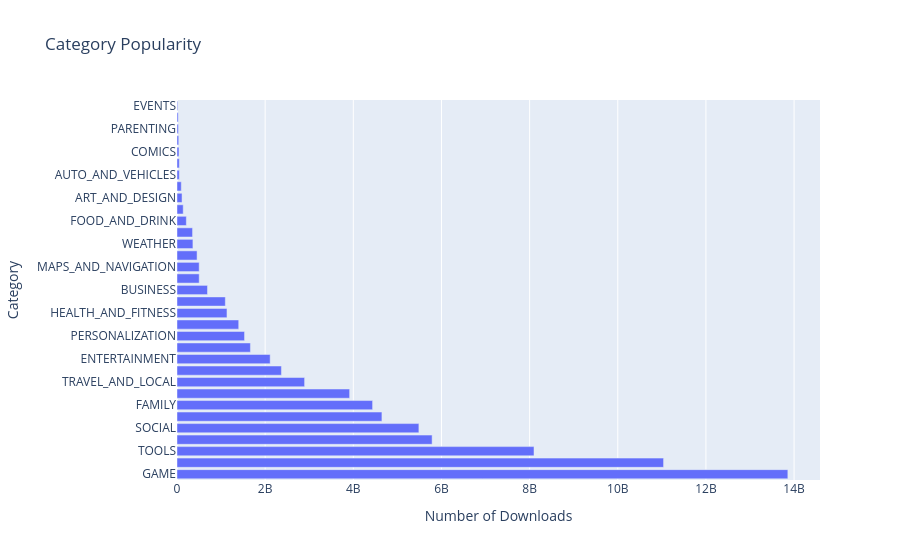

Notebook source saved alongside this figure:
### Code cell
# Horizontal bar chart with custom title and axis labels
h_bar = px.bar(
    x=category_installs['Installs'],
    y=category_installs.index,
    orientation='h',
    title='Category Popularity'
)

h_bar.update_layout(
    xaxis_title='Number of Downloads',
    yaxis_title='Category'
)



h_bar.write_image('../../plots/category_popularity_bar.png', scale=2)
h_bar.show()

### Figure 1 — Plotly figure (JSON) as saved in the notebook; plotly's stock layout.template omitted (floating-point values rounded to 4 significant figures)
{"data": [{"hovertemplate": "x=%{x}<br>y=%{y}<extra></extra>", "legendgroup": "", "marker": {"color": "#636efa", "pattern": {"shape": ""}}, "name": "", "orientation": "h", "showlegend": false, "textposition": "auto", "type": "bar", "x": [13858762717, 11039241530, 8099724500, 5788070180, 5487841475, 4649143130, 4437554490, 3916897200, 2894859300, 2369110650, 2113660000, 1665791655, 1532352930, 1400331540, 1134006220, 1096431465, 692018120, 503611120, 503267560, 455249400, 361096500, 352852000, 211677750, 140912410, 114233100, 97082000, 53129800, 52083000, 44931100, 39162676, 31116110, 26916200, 15949410], "xaxis": "x", "y": ["GAME", "COMMUNICATION", "TOOLS", "PRODUCTIVITY", "SOCIAL", "PHOTOGRAPHY", "FAMILY", "VIDEO_PLAYERS", "TRAVEL_AND_LOCAL", "NEWS_AND_MAGAZINES", "ENTERTAINMENT", "BOOKS_AND_REFERENCE", "PERSONALIZATION", "SHOPPING", "HEALTH_AND_FITNESS", "SPORTS", "BUSINESS", "LIFESTYLE", "MAPS_AND_NAVIGATION", "FINANCE", "WEATHER", "EDUCATION", "FOOD_AND_DRINK", "DATING", "ART_AND_DESIGN", "HOUSE_AND_HOME", "AUTO_AND_VEHICLES", "LIBRARIES_AND_DEMO", "COMICS", "MEDICAL", "PARENTING", "BEAUTY", "EVENTS"], "yaxis": "y"}], "layout": {"barmode": "relative", "legend": {"tracegroupgap": 0}, "title": {"text": "Category Popularity"}, "xaxis": {"anchor": "y", "domain": [0, 1], "title": {"text": "Number of Downloads"}}, "yaxis": {"anchor": "x", "domain": [0, 1], "title": {"text": "Category"}}}}
